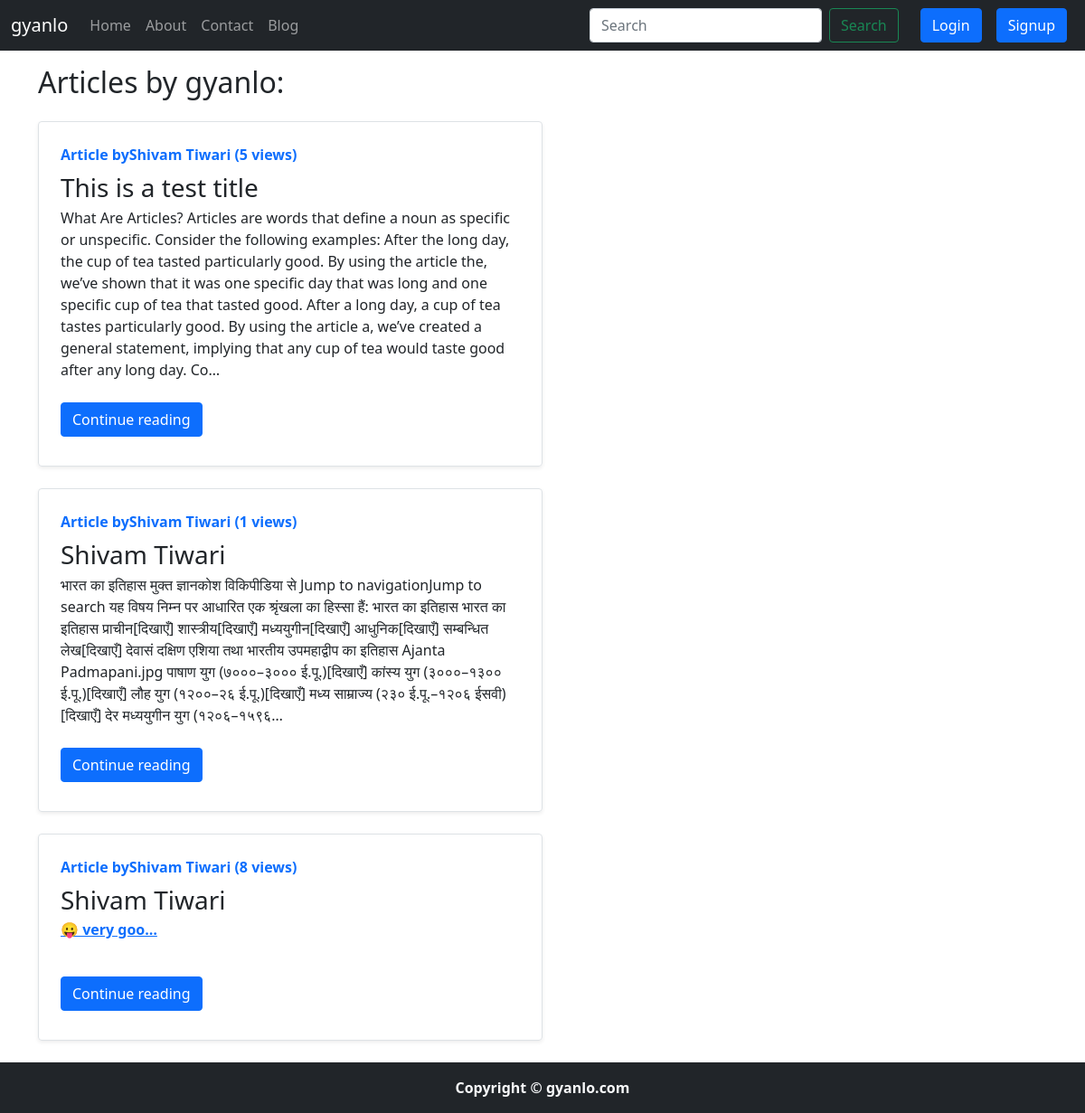
Screenshot of /blog/ with the database file from the repository.
### blog/models.py (models this page shows, shortened)
class Post(models.Model):
    sno=models.AutoField(primary_key=True)#to increment automatically
    title=models.CharField(max_length=255)
    content=models.TextField()
    author=models.CharField(max_length=100)
    slug=models.CharField(max_length=130)
    views=models.IntegerField(default=0)
    timeStamp=models.DateTimeField(blank=True)

### blog/views.py (the view)
# urls.py: path('', views.blogHome, name='blogHome'),
def blogHome (request):
    allPosts=Post.objects.all()
    context={'allPosts':allPosts}
    return render(request,'blog/blogHome.html',context)

### templates/blog/blogHome.html (shortened to what this page needs)
{% extends 'base.html' %}
{% block blogactive %}active{% endblock blogactive %}
{% block body %}
<div class="container my-3">
    <h2>Articles by gyanlo:</h2>
    {% for post in allPosts %}
    <div class="col-md-6">
        <div class="row g-0 border rounded overflow-hidden flex-md-row my-4 shadow-sm h-md-250 position-relative">
            <div class="col p-4 d-flex flex-column position-static">
                <strong class="d-inline-block mb-2 text-primary">Article by{{post.author}} ({{post.views}} views)</strong>
                <h3 class="mb-0">{{post.title}}</h3>
                <p class="card-text mb-auto"><div class="preview">{{post.content|safe|truncatechars:500}}</div></p>
                <div class="my-2">
                <a href="/blog/{{post.slug}}" role="button"class="btn btn-primary">Continue reading</a>
                </div>
            </div>
        </div>
    </div>
    {% endfor %}
</div>
{% endblock body %}

### templates/base.html (shortened to what this page needs)
<!doctype html>
<html lang="en">
<head>
  <link href="https://cdn.jsdelivr.net/npm/bootstrap@5.0.0-beta1/dist/css/bootstrap.min.css" rel="stylesheet"
>
</head>
<body>
  <nav class="navbar navbar-expand-lg navbar-dark bg-dark">
    <div class="container-fluid">
      <a class="navbar-brand" href="/">gyanlo</a>
      <div class="collapse navbar-collapse" id="navbarSupportedContent">
        <ul class="navbar-nav me-auto mb-2 mb-lg-0">
          <li class="nav-item {% block homeactive %}{% endblock homeactive %}">
            <a class="nav-link" aria-current="page" href="/">Home</a>
          </li>
          <li class="nav-item {% block aboutactive %}{% endblock aboutactive %}">
            <a class="nav-link" href="/about">About</a>
          </li>
          <li class="nav-item {% block contactactive %}{% endblock contactactive %}">
            <a class="nav-link" href="/contact">Contact</a>
          </li>
          <li class="nav-item {% block blogactive %}{% endblock blogactive %}">
            <a class="nav-link" href="/blog">Blog</a>
          </li>
        </ul>
        <form method="get" action="/search" class="d-flex my-2 my-lg-0 mx-3">
          <input class="form-control me-2" type="search" placeholder="Search" aria-label="Search" name="query"
            id="query">
          <button class="btn btn-outline-success" type="submit">Search</button>
        </form>
        {% if user.is_authenticated %}
        <ul class="navbar-nav ml-auto mb-2 mb-lg-0">
        <li class="nav-item dropdown">
          <a class="nav-link dropdown-toggle" href="#" id="navbarDropdown" role="button" data-bs-toggle="dropdown" aria-expanded="false">
            Welcome {{request.user}}
          </a>
          <ul class="dropdown-menu" aria-labelledby="navbarDropdown">
            <li><a class="dropdown-item" href="/logout">Logout</a></li>
            <li><a class="dropdown-item" href="/blog">Go to Blogs</a></li>
            <li><hr class="dropdown-divider"></li>
            <li><a class="dropdown-item" href="/contact">Help</a></li>
          </ul>
        </li>
        </ul>
        {% else %}
        <button type="button" class="btn btn-primary mx-2" data-bs-toggle="modal" data-bs-target="#loginModal">
          Login
        </button>
        <button type="button" class="btn btn-primary mx-2" data-bs-toggle="modal" data-bs-target="#signupModal">
          Signup
        </button>
        {% endif %}
      </div>
    </div>
  </nav>
  {% block body %}{% endblock body %}
  <footer class="text-center py-3 text-light bg-dark">Copyright &copy; gyanlo.com</footer>
</body>
</html>

### rows the page displays
Post: author "Shivam Tiwari", views "5", title "This is a test title", content "What Are Articles? Articles are words that define a noun as specific or unspecific. Consider the following examples: After the long day, the cup of tea tasted particularly good. By using the article the, we’ve shown that it was one specific day that was long and one specific cup of tea that tasted good. After a long day, a cup of tea tastes particularly good. By using the article a, we’ve created a general statement, implying that any cup of tea would taste good after any long day. Co…"
Post: author "Shivam Tiwari", views "1", title "Shivam Tiwari", content "भारत का इतिहास मुक्त ज्ञानकोश विकिपीडिया से Jump to navigationJump to search यह विषय निम्न पर आधारित एक श्रृंखला का हिस्सा हैं: भारत का इतिहास भारत का इतिहास प्राचीन[दिखाएँ] शास्त्रीय[दिखाएँ] मध्ययुगीन[दिखाएँ] आधुनिक[दिखाएँ] सम्बन्धित लेख[दिखाएँ] देवासं दक्षिण एशिया तथा भारतीय उपमहाद्वीप का इतिहास Ajanta Padmapani.jpg पाषाण युग (७०००–३००० ई.पू.)[दिखाएँ] कांस्य युग (३०००–१३०० ई.पू.)[दिखाएँ] लौह युग (१२००–२६ ई.पू.)[दिखाएँ] मध्य साम्राज्य (२३० ई.पू.–१२०६ ईसवी)[दिखाएँ] देर मध्ययुगीन युग (१२०६–१५९६…"
Post: author "Shivam Tiwari", views "8", title "Shivam Tiwari", content "😛 very goo…"
